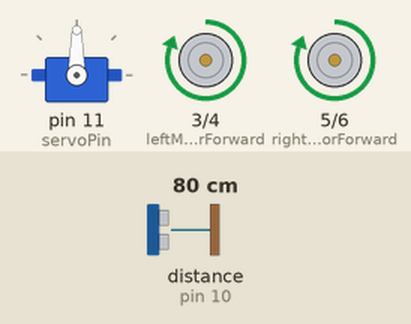
Bench run of a sketch on a simulated Arduino Uno, built with avr-gcc and run on an emulated ATmega328P. Parts: servo, motor-driver pin pairs drawn as motors (green arrow = first pin HIGH = forward, orange = second pin HIGH = backward, longer = more drive). Wiring (inferred from the names in the program): ultrasonic range finder: trigger pin 9; echo pin 10. The test bench sets the inputs (shaded band); at power-on: distance to the obstacle (sensor on pin 10) 80 cm. The echo pulse lasts 58.3 µs per cm.

Above: at 1.2 s.
1.3 s: distance to the obstacle (sensor on pin 10) set to 17 cm
2.8 s: distance to the obstacle (sensor on pin 10) set to 14 cm
At 3.2 s:
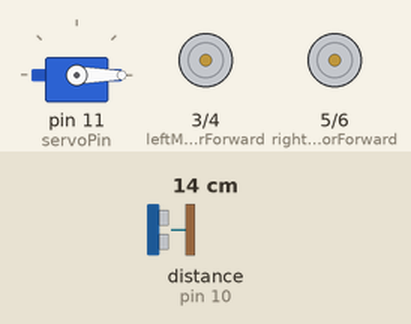
5.8 s: distance to the obstacle (sensor on pin 10) set to 2 cm
At 6.7 s:
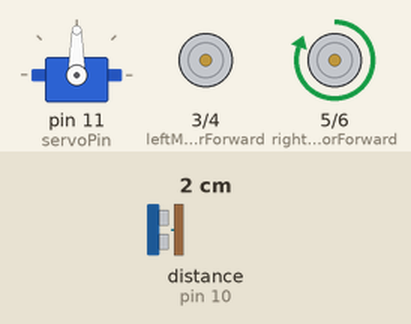
8.8 s: distance to the obstacle (sensor on pin 10) set to 18 cm
At 9.5 s:
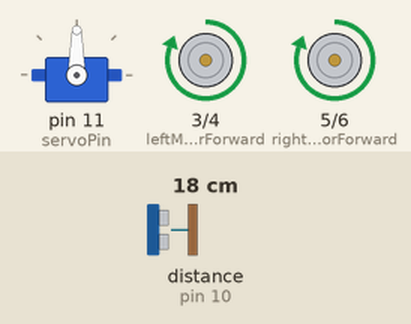
10.3 s: distance to the obstacle (sensor on pin 10) set to 4 cm
At 11.2 s:
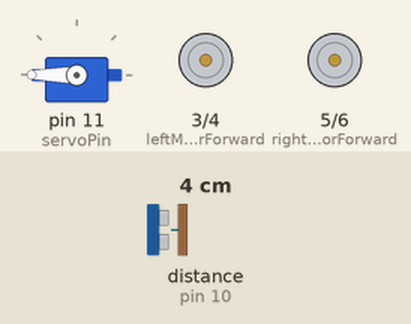
Timing chart, 0 to 14.3 s (numbered marks = the images above; inputs shaded):
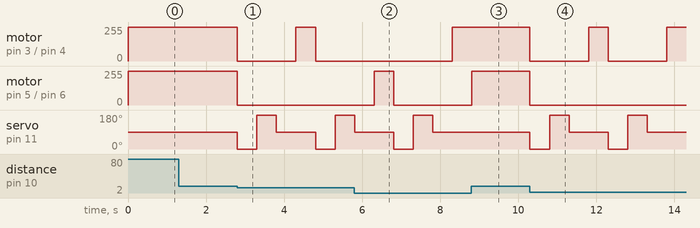

Measured:
- the behaviour switches between 16 and 15 cm on distance to the obstacle (sensor on pin 10) (found by bisection; images 0 and 1)
- after the input at 1.3 s, every drawn part: stays the same
- after the input at 2.8 s, motor on pin 3 (leftMotorForward) / pin 4 (leftMotorBackward): forward 255/255 → stopped at once, → forward 255/255 1.5 s later, → stopped 0.50 s later; motor on pin 5 (rightMotorForward) / pin 6 (rightMotorBackward): forward 255/255 → stopped at once
- after the input at 5.8 s, motor on pin 5 (rightMotorForward) / pin 6 (rightMotorBackward): stopped → forward 255/255 after 0.51 s, → stopped 0.50 s later
- after the input at 8.8 s, motor on pin 3 (leftMotorForward) / pin 4 (leftMotorBackward): stays forward 255/255 (without the input it goes to stopped after 0.01 s); motor on pin 5 (rightMotorForward) / pin 6 (rightMotorBackward): stopped → forward 255/255 at once; servo on pin 11 (servoPin): stays 90° (without the input it goes to 0° after 0.01 s)
- after the input at 10.3 s, motor on pin 3 (leftMotorForward) / pin 4 (leftMotorBackward): alternates forward 255/255 for 0.50 s and stopped for 1.5 s, starting at once; motor on pin 5 (rightMotorForward) / pin 6 (rightMotorBackward): forward 255/255 → stopped at once

The sketch:

obstacle_avoidance_car.ino
```cpp
#include <Servo.h>

// Pin Definitions
const int trigPin = 9;  // Ultrasonic sensor TRIG pin
const int echoPin = 10; // Ultrasonic sensor ECHO pin
const int servoPin = 11; // Servo motor pin
const int leftMotorForward = 3;  // Left motor forward pin
const int leftMotorBackward = 4; // Left motor backward pin
const int rightMotorForward = 5; // Right motor forward pin
const int rightMotorBackward = 6; // Right motor backward pin

Servo ultrasonicServo; // Servo motor object
const int servoLeft = 0;   // Servo position for left
const int servoRight = 180; // Servo position for right
const int servoCenter = 90; // Servo position for center

// Variables
long duration;
int distance;
const int safeDistance = 15; // Safe distance from obstacles in cm

void setup() {
  pinMode(trigPin, OUTPUT);
  pinMode(echoPin, INPUT);
  pinMode(leftMotorForward, OUTPUT);
  pinMode(leftMotorBackward, OUTPUT);
  pinMode(rightMotorForward, OUTPUT);
  pinMode(rightMotorBackward, OUTPUT);

  // Attach the servo
  ultrasonicServo.attach(servoPin);
  ultrasonicServo.write(servoCenter);

  Serial.begin(9600);
}

void loop() {
  int distanceCenter = measureDistance();
  if (distanceCenter < safeDistance) {
    stopCar();
    avoidObstacle();
  } else {
    moveForward();
  }
}

// Measure the distance using the ultrasonic sensor
int measureDistance() {
  digitalWrite(trigPin, LOW);
  delayMicroseconds(2);

  digitalWrite(trigPin, HIGH);
  delayMicroseconds(10);
  digitalWrite(trigPin, LOW);

  duration = pulseIn(echoPin, HIGH);
  distance = duration * 0.034 / 2; // Convert to cm

  return distance;
}

// Move the car forward
void moveForward() {
  digitalWrite(leftMotorForward, HIGH);
  digitalWrite(leftMotorBackward, LOW);
  digitalWrite(rightMotorForward, HIGH);
  digitalWrite(rightMotorBackward, LOW);
}

// Stop the car
void stopCar() {
  digitalWrite(leftMotorForward, LOW);
  digitalWrite(leftMotorBackward, LOW);
  digitalWrite(rightMotorForward, LOW);
  digitalWrite(rightMotorBackward, LOW);
}

// Turn the car left
void turnLeft() {
  digitalWrite(leftMotorForward, LOW);
  digitalWrite(leftMotorBackward, LOW);
  digitalWrite(rightMotorForward, HIGH);
  digitalWrite(rightMotorBackward, LOW);
  delay(500);
}

// Turn the car right
void turnRight() {
  digitalWrite(leftMotorForward, HIGH);
  digitalWrite(leftMotorBackward, LOW);
  digitalWrite(rightMotorForward, LOW);
  digitalWrite(rightMotorBackward, LOW);
  delay(500);
}

// Avoid obstacle by scanning left and right
void avoidObstacle() {
  ultrasonicServo.write(servoLeft);
  delay(500);
  int distanceLeft = measureDistance();

  ultrasonicServo.write(servoRight);
  delay(500);
  int distanceRight = measureDistance();

  ultrasonicServo.write(servoCenter);
  delay(500);

  if (distanceLeft > distanceRight) {
    turnLeft();
  } else {
    turnRight();
  }
}
```
